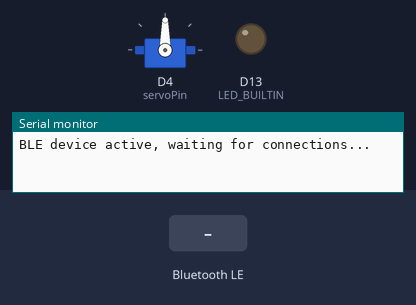
Bench run of a sketch on a simulated Arduino Nano 33 IoT. Shown: servo, output pins drawn as LEDs (lit = HIGH), the last lines printed to the serial monitor. Inputs (shaded band) come from the test bench. Random numbers use the default seed unless the sketch sets one; nothing arrives over Bluetooth unless stated; a phone connects over Bluetooth LE 3 s after start.

Above: at 3.8 s.
3.9 s: Bluetooth LE write "1" received
At 5.1 s:
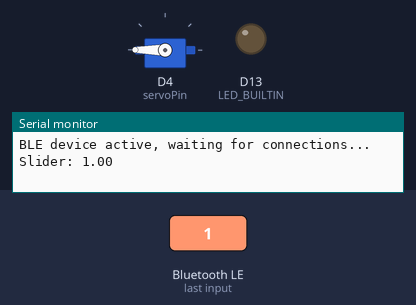
5.4 s: Bluetooth LE write "1" received
At 6.1 s:
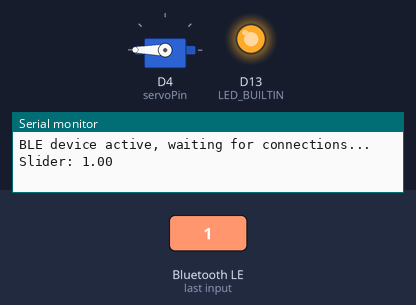
6.9 s: Bluetooth LE write "0" received
At 7.2 s:
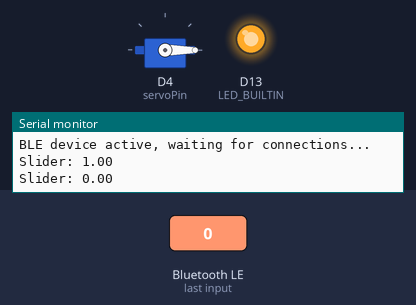
8.4 s: Bluetooth LE write "0" received
At 9.6 s:
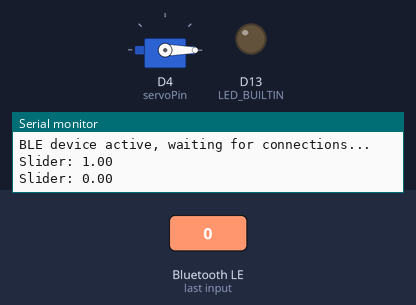
9.9 s: Bluetooth LE write "2" received
At 10.9 s:
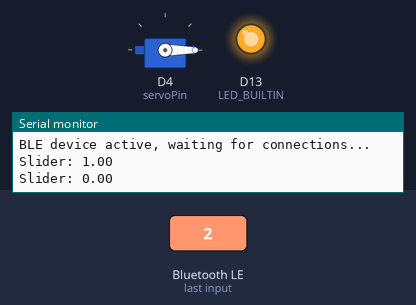
11.4 s: Bluetooth LE write "2" received
At 12.0 s:
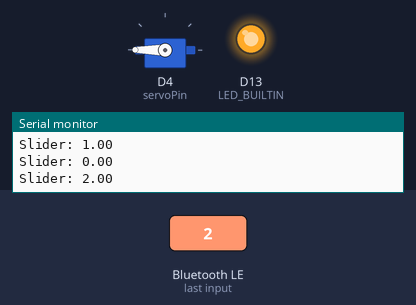
Timing chart, 0 to 13.9 s (numbered marks = the images above; inputs shaded):
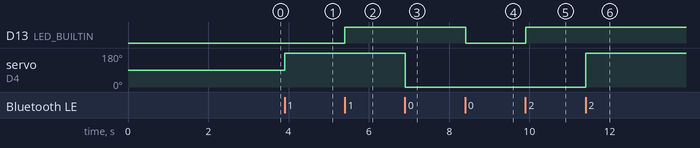

The sketch:

Arduino_BLE_Send_Receive.ino
```cpp
/*
  Simple Arduino BLE Receiver
  Yonatan Rozin

  Create a public BLE device name (any)
  Create your own service + characteristic UUIDs
  Create <datatype>characteristics from UUIDs in setup()

  Check for characteristic updates in loop(), do stuff with the new values

  Run sketch, check serial monitor for Arduino's local IP address
  Use the IP address and port # to send UDP to this Arduino
*/

#include <ArduinoBLE.h> //not included with IDE - install in libary manager

#include <Servo.h>

#define servoPin 4

char BLEDeviceName[] = ""; //give your device a name to appear in public interfaces (or not)

//generate a v4 UUID here: https://www.uuidgenerator.net/version4 and enter below
char BLEServiceUUID[] = "12345678-1234-abcd-1234-12345678abcd";

//create characteristic UUIDs - one per characteristic
//for each: use the service UUID above, modify by 1 character
char BLECharacteristic1UUID[] = "22345678-1234-abcd-1234-12345678abcd";
char BLECharacteristic2UUID[] = "32345678-1234-abcd-1234-12345678abcd";
char BLECharacteristic3UUID[] = "42345678-1234-abcd-1234-12345678abcd";


//create 1 ble service
BLEService ble(BLEServiceUUID);

//create BLE characteristics - remove read/write permissions as needed
//recommended: use BLEWriteWithoutResponse for much faster writing!
BLEByteCharacteristic characteristic1(BLECharacteristic1UUID, BLERead | BLENotify | BLEWriteWithoutResponse);
BLEFloatCharacteristic characteristic2(BLECharacteristic2UUID, BLERead | BLENotify | BLEWriteWithoutResponse);
BLEFloatCharacteristic characteristic3(BLECharacteristic3UUID, BLERead | BLENotify | BLEWriteWithoutResponse);
// BLEIntCharacteristic, BLEFloatCharacteristic or BLEByteCharacteristic (for booleans)

Servo servo;

void setup() {

  pinMode(LED_BUILTIN, OUTPUT);
  servo.attach(servoPin);

  Serial.begin(9600);
  if (!Serial) delay(2000);
  if (!BLE.begin()) {
    Serial.println("starting Bluetooth® Low Energy module failed!");
    while (1);
  }


  BLE.setLocalName(BLEDeviceName);

  BLE.setAdvertisedService(ble);

  ble.addCharacteristic(characteristic1);
  ble.addCharacteristic(characteristic2);
  ble.addCharacteristic(characteristic3);

  //repeat for all characteristics

  BLE.addService(ble);
  BLE.advertise();

  Serial.println("BLE device active, waiting for connections...");

}

void loop(){
  BLE.poll(); //check for ble events

  //check characteristic for new value
  if (characteristic1.written()) {
    bool val = characteristic1.value();
    digitalWrite(LED_BUILTIN, val);
  }

  if (characteristic2.written()) {
    float val = characteristic2.value();
    Serial.print("Slider: ");
    Serial.println(val);
    //assuming an input between 0 and 1
    float servoVal = val * 180;
    servo.write(servoVal);
  }

  if (millis() % 1000 < 30) {
    characteristic3.writeValue((float)random(0, 100) / 100.0);
    delay(20);
  }

  delay (10);
}
```

Measured:
- after the input at 3.9 s, servo on D4 (servoPin): 90° → 180° at once
- after the input at 5.4 s, D13 (LED_BUILTIN): LOW → HIGH at once
- after the input at 6.9 s, servo on D4 (servoPin): 180° → 0° at once
- after the input at 8.4 s, D13 (LED_BUILTIN): HIGH → LOW at once
- after the input at 9.9 s, D13 (LED_BUILTIN): LOW → HIGH at once
- after the input at 11.4 s, servo on D4 (servoPin): 0° → 180° at once
